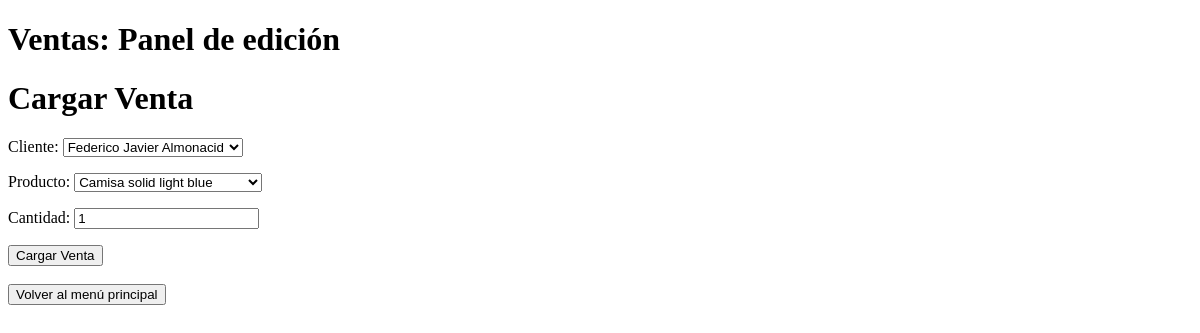
Page /Ventas/update/9 on the earlier database version.
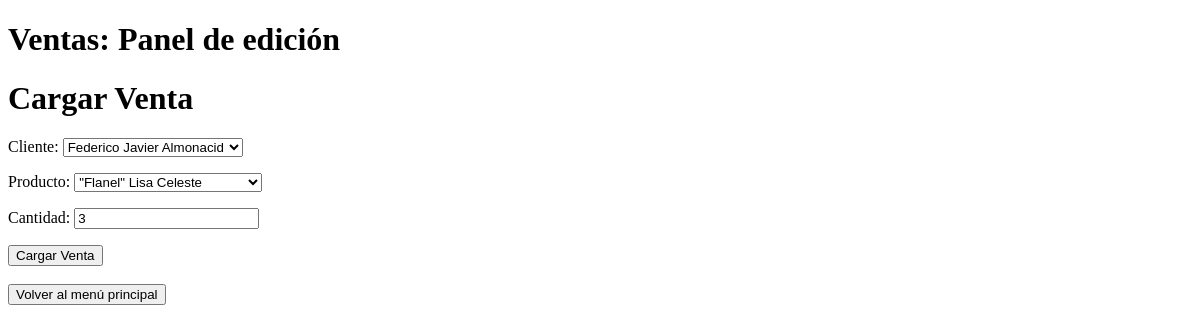
Same page on the later database version.
### Chicago/models.py (models this page shows, shortened)
class Venta(models.Model):
    cliente = models.ForeignKey(Cliente, on_delete=models.SET_NULL, null=True, blank=True)
    producto = models.ForeignKey(Producto, on_delete=models.CASCADE)
    cantidad = models.PositiveIntegerField()
    fecha = models.DateTimeField(auto_now_add=True)
    total = models.DecimalField(max_digits=10, decimal_places=2, editable=False)

### Chicago/Views_Models/Ventas.py (the view, shortened to what this page needs)
# urls.py: path("Ventas/update/<int:pk>", Ventas.Ventas_update, name="Ventas_update"),
def Ventas_update(request: HttpRequest, pk: int) -> HttpResponse:
    try:
        query = Venta.objects.get(id=pk)
    except Venta.DoesNotExist:
        return redirect('Chicago:Ventas_list')
    if request.method == "GET":
        form = VentasForm(instance=query)
        return render(request, "Chicago/Venta_form.html", {"form": form})
    return render(request, "Chicago/Venta_form.html", {"form": form})

### Chicago/forms.py
class VentasForm(forms.ModelForm):
    class Meta:
        model = Venta
        fields = "__all__"

### Chicago/models.py (called while the page is built)
    def __str__(self):
        return self.nombre

    def __str__(self):
        return self.nombre

### Chicago/Templates/Chicago/Venta_form.html (shortened to what this page needs)
{% extends 'Chicago/Base.html' %}
{% block contenido %}
    {% if form.instance.pk %}
        <h1>Ventas: Panel de edición</h1>
    {% else %}
        <h1>Ventas: Formulario de Creación</h1>
    {% endif %}
<h1>Cargar Venta</h1>
    <form method="post">
        {{ form.as_p }}
        <button type="submit">Cargar Venta</button>
    </form>
    <br>
    <a href="{% url 'Chicago:index' %}"><button>Volver al menú principal</button></a>
{% endblock contenido %}

Differences in the rows shown:
changed Venta "Federico Javier Almonacid": producto "Camisa solid light blue" → "\"Flanel\" Lisa Celeste"; cantidad "1" → "3"
